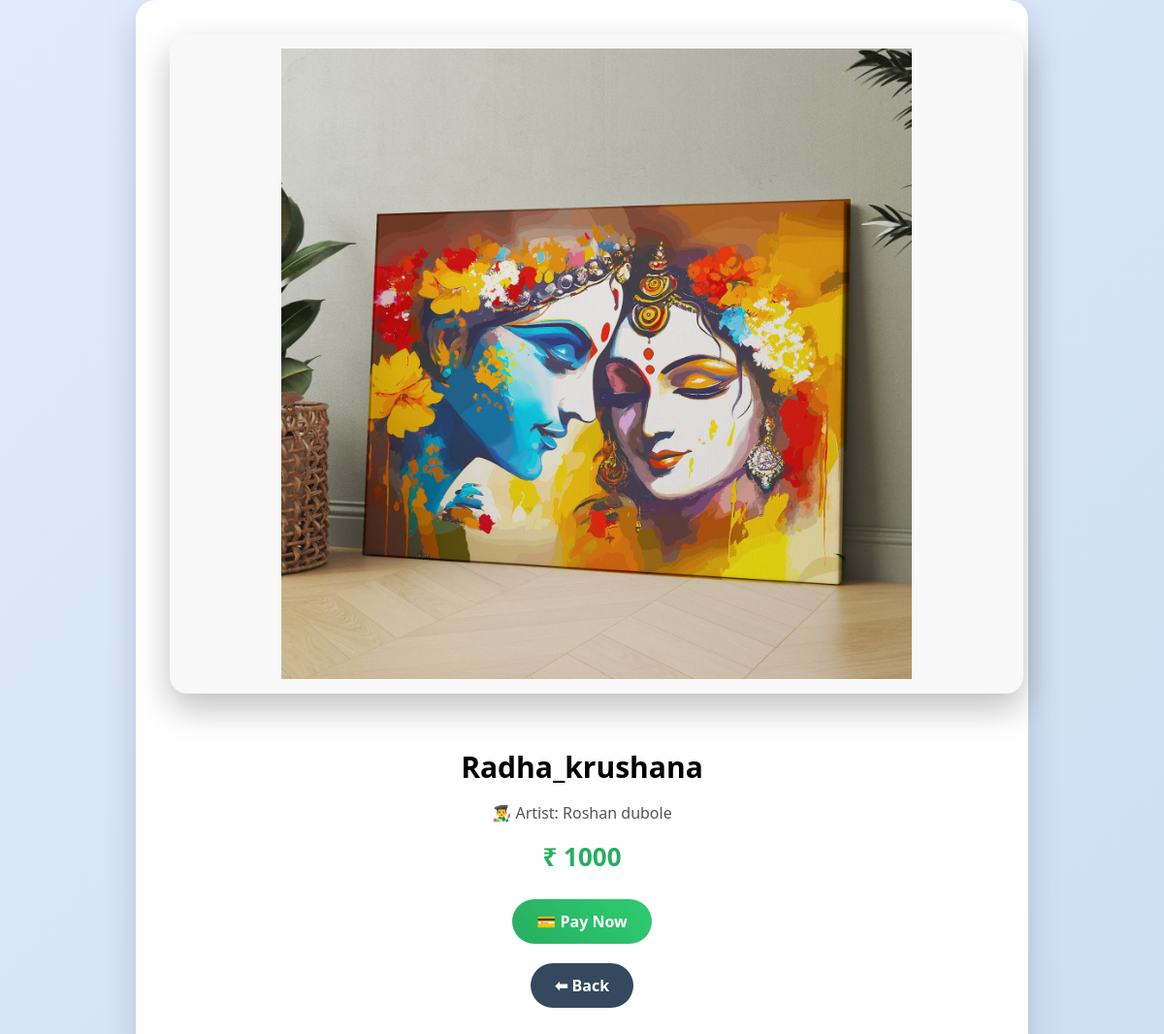
The page /artwork/6 (signed in) on the database its author committed.
### tables this page shows
CREATE TABLE artworks (
                id INTEGER PRIMARY KEY AUTOINCREMENT,
                title TEXT,
                artist_id INTEGER,
                price INTEGER,
                description TEXT,
                image TEXT
            );

CREATE TABLE artists (
                id INTEGER PRIMARY KEY AUTOINCREMENT,
                name TEXT,
                bio TEXT,
                mobile TEXT,
                email TEXT,
                photo TEXT
            );

### app.py (the view)
@app.route("/artwork/<int:art_id>")
def artwork_details(art_id):
    with get_db_connection() as db:
        art = db.execute("""
            SELECT artworks.*, artists.name
            FROM artworks
            JOIN artists ON artworks.artist_id = artists.id
            WHERE artworks.id = ?
        """, (art_id,)).fetchone()
    if not art:
        return "Artwork not found", 404
    return render_template("artwork_details.html", art=art)

### database.py (called while the page is built)
def get_db_connection():
    conn = sqlite3.connect(DB_NAME)
    conn.row_factory = sqlite3.Row
    return conn

### templates/artwork_details.html (shortened to what this page needs)
<!DOCTYPE html>
<html>
<head>
    <link rel="stylesheet" href="{{ url_for('static', filename='art_details.css') }}">
</head>
<body>
<div class="details-container">
    <img src="{{ url_for('static', filename='uploads/' ~ art.image) }}"
         class="details-img">
    <h2>{{ art.title }}</h2>
    <p>👨‍🎨 Artist: {{ art.name }}</p>
    <h3>₹ {{ art.price }}</h3>
 <a href="{{ url_for('payment', art_id=art.id) }}"
   class="btn success">
   💳 Pay Now
</a>
    <br>
    <a href="{{ url_for('customer') }}" class="btn secondary">⬅ Back</a>
</div>
</body>
</html>

### static/art_details.css (style rules this page uses)
body { margin: 0; font-family: 'Segoe UI', sans-serif; background: linear-gradient(135deg, #e0eafc, #cfdef3); display: flex; justify-content: center; align-items: center; min-height: 100vh; }
.details-container { background: #ffffff; width: 90%; max-width: 850px; padding: 35px; border-radius: 20px; box-shadow: 0 15px 35px rgba(0, 0, 0, 0.15); text-align: center; animation: fadeIn 0.5s ease-in-out; }
.details-img { width: 100%; max-height: 650px; object-fit: contain; border-radius: 18px; margin-bottom: 25px; box-shadow: 0 15px 35px rgba(0,0,0,0.25); background: #f8f8f8; padding: 15px; }
.details-container h2 { font-size: 30px; margin-bottom: 10px; }
.details-container p { font-size: 16px; color: #555; }
.details-container h3 { font-size: 26px; color: #27ae60; margin: 15px 0; }
.btn { display: inline-block; padding: 12px 25px; border-radius: 30px; text-decoration: none; font-weight: 600; margin: 10px; transition: 0.3s ease; }
.success { background: linear-gradient(45deg, #27ae60, #2ecc71); color: white; }
.secondary { background: #34495e; color: white; }

### rows shown on the page
artworks: image (picture), title "Radha_krushana", price "1000"
artists: name "Roshan dubole"
